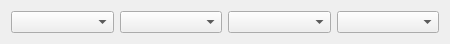
<?xml version="1.0" encoding="UTF-8"?>
<ui version="4.0">
 <class>KDateTimeEdit</class>
 <widget class="QWidget" name="KDateTimeEdit">
  <property name="geometry">
   <rect>
    <x>0</x>
    <y>0</y>
    <width>450</width>
    <height>33</height>
   </rect>
  </property>
  <layout class="QHBoxLayout" name="horizontalLayout">
   <item>
    <widget class="KComboBox" name="m_calendarEditCombo">
     <property name="sizePolicy">
      <sizepolicy hsizetype="MinimumExpanding" vsizetype="Fixed">
       <horstretch>0</horstretch>
       <verstretch>0</verstretch>
      </sizepolicy>
     </property>
    </widget>
   </item>
   <item>
    <widget class="KDateComboBoxPrivate" name="m_dateEditCombo">
     <property name="sizePolicy">
      <sizepolicy hsizetype="MinimumExpanding" vsizetype="Fixed">
       <horstretch>0</horstretch>
       <verstretch>0</verstretch>
      </sizepolicy>
     </property>
    </widget>
   </item>
   <item>
    <widget class="KComboBox" name="m_timeEditCombo">
     <property name="sizePolicy">
      <sizepolicy hsizetype="MinimumExpanding" vsizetype="Fixed">
       <horstretch>0</horstretch>
       <verstretch>0</verstretch>
      </sizepolicy>
     </property>
    </widget>
   </item>
   <item>
    <widget class="KComboBox" name="m_timezoneEditCombo">
     <property name="sizePolicy">
      <sizepolicy hsizetype="MinimumExpanding" vsizetype="Fixed">
       <horstretch>0</horstretch>
       <verstretch>0</verstretch>
      </sizepolicy>
     </property>
    </widget>
   </item>
  </layout>
 </widget>
 <customwidgets>
  <customwidget>
   <class>KComboBox</class>
   <extends>QComboBox</extends>
   <header>kcombobox.h</header>
  </customwidget>
  <customwidget>
   <class>KDateComboBoxPrivate</class>
   <extends>KComboBox</extends>
   <header>kdatecomboboxprivate_p.h</header>
  </customwidget>
 </customwidgets>
 <resources/>
 <connections/>
</ui>
